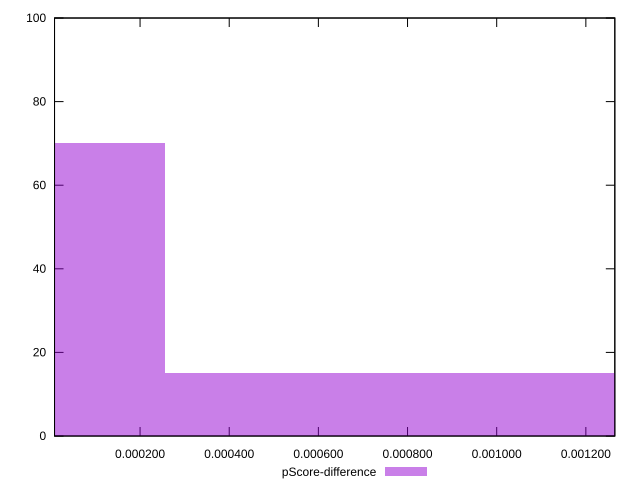

This chart was generated by the following gnuplot code:
reset

$pScoreDifference <<EOF
0 70
0.000509705454283366 15
0.001019410908566732 15
EOF

set key outside below
set boxwidth 0.000509705454283366
set xrange [0.000008139361764247788:0.0012649972917077035]
set yrange [0:100]
set trange [0:100]
set style fill transparent solid 0.5 noborder
set terminal svg size 640, 490 enhanced background rgb 'white'
set output "reprap/largest-contentful-paint/samples/pages/pScore-difference/histogram.svg"

plot $pScoreDifference title "pScore-difference" with boxes

reset
